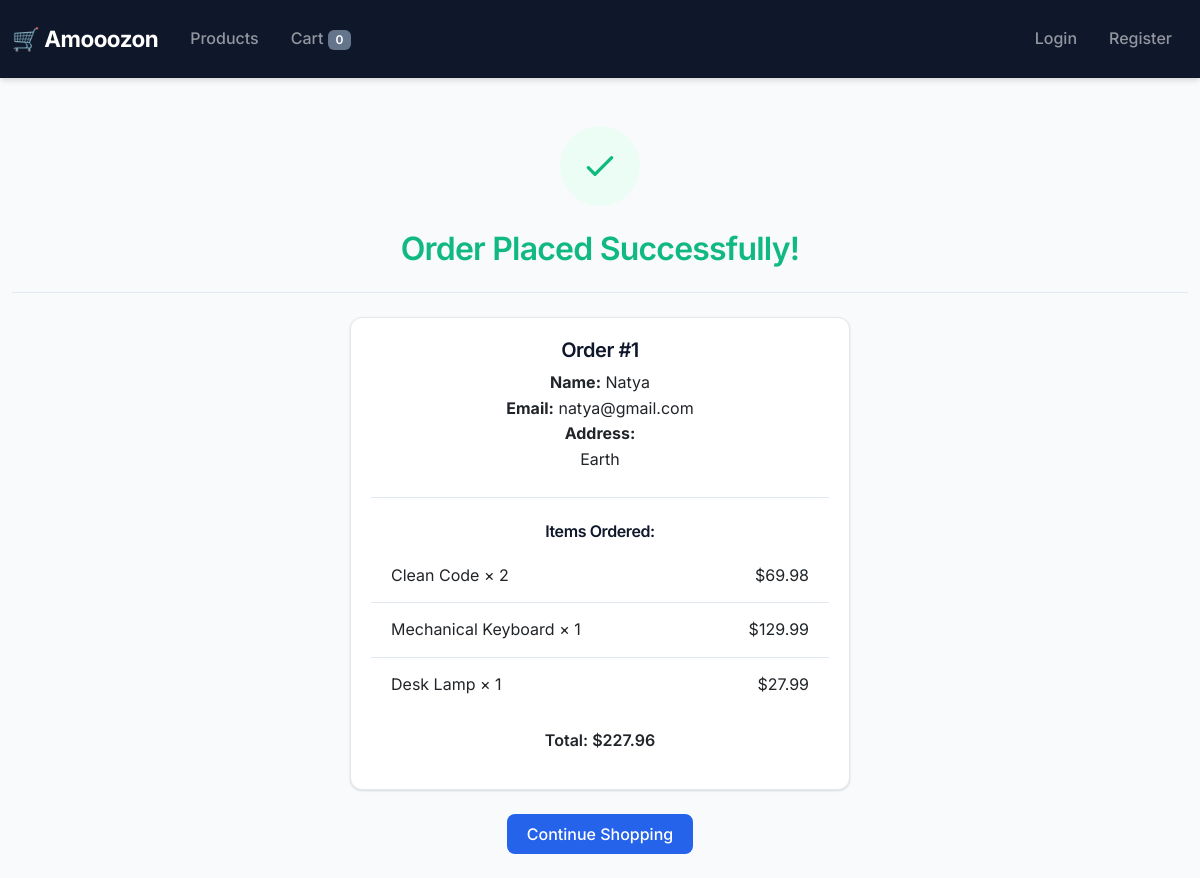
The app's page /checkout/complete/1/ with its own data.
### shop/models.py (models this page shows, shortened)
class Order(models.Model):
    user = models.ForeignKey(
        User,
        on_delete=models.SET_NULL,
        null=True,
        blank=True
    )
    full_name = models.CharField(max_length=100)
    address = models.TextField()
    email = models.EmailField()
    total = models.DecimalField(max_digits=10, decimal_places=2)
    paid = models.BooleanField(default=False)
    created = models.DateTimeField(auto_now_add=True)
    class Meta:
        ordering = ['-created']

class OrderItem(models.Model):
    order = models.ForeignKey(
        Order,
        on_delete=models.CASCADE,
        related_name='items'
    )
    product = models.ForeignKey(
        Product,
        on_delete=models.CASCADE
    )
    price = models.DecimalField(max_digits=10, decimal_places=2)
    quantity = models.PositiveIntegerField(default=1)
    def get_total(self):
        return self.price * self.quantity

class Product(models.Model):
    category = models.ForeignKey(
        Category,
        on_delete=models.CASCADE,
        related_name='products'
    )
    name = models.CharField(max_length=200)
    slug = models.SlugField(unique=True)
    description = models.TextField(blank=True)
    price = models.DecimalField(max_digits=10, decimal_places=2)
    inventory = models.PositiveIntegerField(default=0)
    created = models.DateTimeField(auto_now_add=True)
    updated = models.DateTimeField(auto_now=True)
    class Meta:
        ordering = ['name']

### shop/views.py (the view)
# urls.py: path('checkout/complete/<int:order_id>/', views.checkout_complete, name='checkout_complete'),
def checkout_complete(request, order_id):
    order = get_object_or_404(Order, id=order_id)
    return render(request, 'shop/checkout_complete.html', {
        'order': order,
    })

### shop/cart.py (called while the page is built)
    def __len__(self):
        return sum(item['quantity'] for item in self.cart.values())

### shop/context_processors.py (called while the page is built)
def cart_counter(request):
    cart = Cart(request)
    return {'cart_count': len(cart)}

### shop/templates/shop/checkout_complete.html (shortened to what this page needs)
{% extends 'shop/base.html' %}
{% block content %}
<div class="text-center py-4">
    <div class="mb-4">
        <span style="display: inline-flex; align-items: center; justify-content: center; width: 80px; height: 80px; background: #ecfdf5; border-radius: 50%;">
            <svg width="40" height="40" fill="none" stroke="#10b981" stroke-width="2" viewBox="0 0 24 24"><path stroke-linecap="round" stroke-linejoin="round" d="M5 13l4 4L19 7"/></svg>
        </span>
    </div>
    <h1 style="color: #10b981;">Order Placed Successfully!</h1>
    <hr>
    <div class="card mx-auto" style="max-width: 500px;">
        <div class="card-body">
            <h5 class="card-title">Order #{{ order.id }}</h5>
            <p class="card-text">
                <strong>Name:</strong> {{ order.full_name }}<br>
                <strong>Email:</strong> {{ order.email }}<br>
                <strong>Address:</strong><br>{{ order.address|linebreaksbr }}
            </p>
            <hr>
            <h6>Items Ordered:</h6>
            <ul class="list-group list-group-flush mb-3">
                {% for item in order.items.all %}
                    <li class="list-group-item d-flex justify-content-between">
                        <span>{{ item.product.name }} × {{ item.quantity }}</span>
                        <span>${{ item.get_total }}</span>
                    </li>
                {% endfor %}
            </ul>
            <p class="fw-bold">Total: ${{ order.total }}</p>
        </div>
    </div>
    <a href="{% url 'shop:product_list' %}" class="btn btn-primary mt-4">Continue Shopping</a>
</div>
{% endblock %}

### shop/templates/shop/base.html (style rules this page uses)
:root { --primary: #2563eb; --primary-dark: #1d4ed8; --secondary: #64748b; --accent: #0ea5e9; --success: #10b981; --danger: #ef4444; --light: #f8fafc; --dark: #0f172a; --border: #e2e8f0; --shadow: 0 1px 3px rgba(0,0,0,0.08), 0 1px 2px rgba(0,0,0,0.06); --shadow-md: 0 4px 6px -1px rgba(0,0,0,0.1), 0 2px 4px -1px rgba(0,0,0,0.06); --shadow-lg: 0 10px 15px -3px rgba(0,0,0,0.1), 0 4px 6px -2px rgba(0,0,0,0.05); --radius: 0.5rem; --radius-lg: 0.75rem; }
* { box-sizing: border-box; }
body { font-family: 'Inter', -apple-system, BlinkMacSystemFont, sans-serif; background: var(--light); color: var(--dark); line-height: 1.6; }
.card { border: 1px solid var(--border); border-radius: var(--radius-lg); box-shadow: var(--shadow); transition: all 0.2s ease; overflow: hidden; }
.card-body { padding: 1.25rem; }
.card-title { font-weight: 600; color: var(--dark); margin-bottom: 0.5rem; }
.btn { font-weight: 500; padding: 0.5rem 1.25rem; border-radius: var(--radius); transition: all 0.2s ease; border: none; }
.btn-primary { background: var(--primary); color: white; }
.list-group-item { border: none; border-bottom: 1px solid var(--border); padding: 0.875rem 1.25rem; transition: all 0.15s ease; }
.list-group-item:last-child { border-bottom: none; }
h1, h2, h3, h4, h5, h6 { font-weight: 600; color: var(--dark); letter-spacing: -0.025em; }
h1 { font-size: 2rem; }
a { color: var(--primary); text-decoration: none; transition: color 0.15s ease; }
.fw-bold { font-weight: 600 !important; }
hr { border-color: var(--border); opacity: 1; margin: 1.5rem 0; }
body { min-height: 100vh; }
* { transition-property: background-color, border-color, color, fill, stroke, opacity, box-shadow, transform; transition-timing-function: cubic-bezier(0.4, 0, 0.2, 1); transition-duration: 150ms; }

### records on screen
Order: id "1", full_name "Natya", email "natya@gmail.com", address "Earth", total "227.96"
OrderItem: product.name "Clean Code", quantity "2", get_total "69.98"
OrderItem: product.name "Mechanical Keyboard", quantity "1", get_total "129.99"
OrderItem: product.name "Desk Lamp", quantity "1", get_total "27.99"

### other values on screen
{{ cart_count }} "0"
